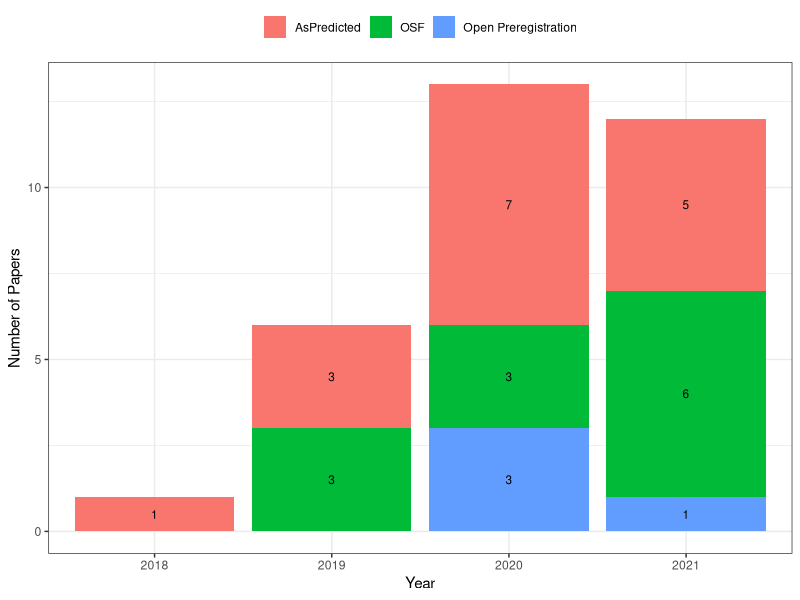
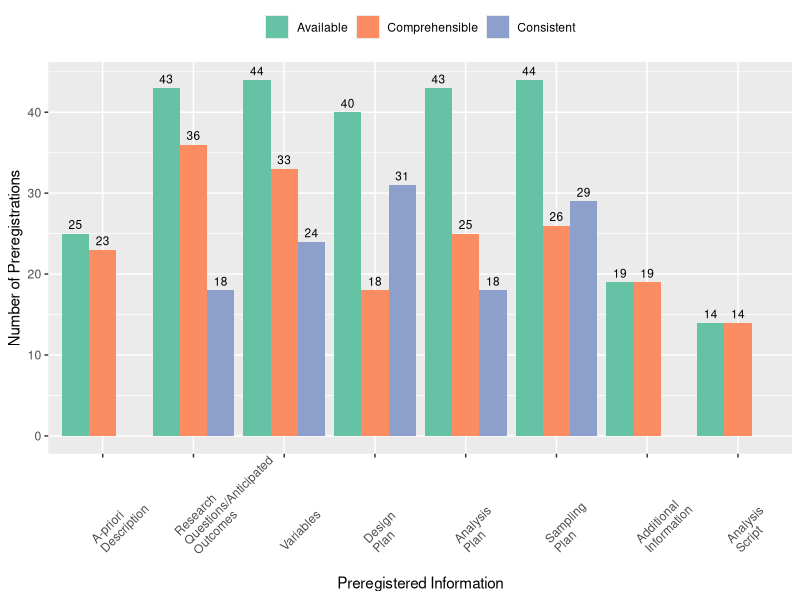

These charts were generated, in order, by the following R code:
## ---- chunk 1
library(ggplot2)
library(lubridate)
library(stringr)
library(dplyr)
library(tidyr)
## ---- chunk 2
# Study 1 Result 1
# Output the number of papers on four years, each year consists of three categories (AsPredicted, OSF, and open preregistration)
year <- rep(c(2018, 2019, 2020, 2021), each=3)
year <- as.factor(year)
type <- rep(c('AsPredicted', 'OSF', 'Open Preregistration'), times=4)
type <- factor(type, levels=c('AsPredicted', 'OSF', 'Open Preregistration'))

Occurrence <- c(1, 0, 0,
          3, 3, 0,
          7, 3, 3,
          5, 6, 1)
label <- Occurrence

df = data.frame(year=year, type=type, Occurrence=Occurrence, label=label)
df <- df %>% mutate(label = ifelse(label == 0, NA, label))


#g <- ggplot(df %>% filter(!is.na(label))) + 
#    geom_bar(aes(fill=newtype, y=Occurrence, x=year), position="stack", stat="identity") +
#    geom_text(aes(label = prettyNum(label, big.mark = ",")), position="stack", vjust = 0,  size = 5) +
#    theme(legend.title = element_blank(), legend.key.height=unit(3, "cm")) +
#      theme(axis.text.x = element_text(angle = 90, vjust = 0.5, hjust=1), 
#            axis.title.x = element_text(vjust=0.5)) +
#  labs(x="Year")




g <- ggplot(df, aes(x = year, y = Occurrence, fill=type, label=label)) +
  geom_bar(stat = "identity") +
  geom_text(size = 3, position = position_stack(vjust = 0.5)) +
  theme_bw() + 
  theme(legend.title = element_blank(), legend.position="top") +
  labs(x="Year", y="Number of Papers") 
 

ggsave(g, file="~/Desktop/study_1_result_1.pdf")
  
## ---- chunk 3
# Study 1 Result 2
# Display the number of preregistration with 'available', 'reproducible' and 'consistency;

categories <- c("A-priori Description", "Research Questions/Anticipated Outcomes", "Variables", "Design Plan", "Analysis Plan", "Sampling Plan", "Additional Information", "Analysis Script")

#counts_occ <- c(23, 38, 43, 43, 43, 43, 19, 6)
#counts_repl <- c(16, 32, 14, 17, 26, 23, 19, 6)
#counts_cons <- rep(46, 8) - c(30, 28, 35, 11, 26, 15, 27, 40)
counts_occ <- c(25, 43, 44, 40, 43, 44, 19, 14)
counts_repl <- c(23, 36, 33, 18, 25, 26, 19, 14)
counts_cons <- c(NA, 18, 24, 31, 18, 29, NA, NA)


count_df <- data.frame(preregistered_information=counts_occ, replicable_preregistered_information=counts_repl, consistent_preregistered_information=counts_cons, categories=categories)



count_df2 <- pivot_longer(count_df, cols=c('preregistered_information', 'replicable_preregistered_information', 'consistent_preregistered_information'), names_to='variable', values_to = "value")
count_df2$categories = str_wrap(count_df2$categories, width = 10)

count_df2$categories <- factor(count_df2$categories, levels=unique(count_df2$categories))
count_df2$variable <- factor(count_df2$variable, levels=c('preregistered_information', 'replicable_preregistered_information', 'consistent_preregistered_information') )

count_df2 <- count_df2 %>%
  mutate(label = as.character(value))

count_df2 <- count_df2 %>%
  mutate(new_variable_2 = ifelse(variable=="preregistered_information", "Available", 
                               ifelse(variable=="replicable_preregistered_information", "Comprehensible", 
                                      "Consistent")))

count_df2$new_variable = factor(count_df2$new_variable_2, levels=c('Available', 'Comprehensible', 'Consistent'))

g2 <- ggplot(count_df2, aes(y=value, x=categories, fill=new_variable)) +
  geom_col(position="dodge") +
  geom_text(aes(y=value, x=categories, label=value), vjust=-0.5, position=position_dodge(0.9), size=3) + 
  theme(axis.text.x = element_text(angle = 45, vjust = 0.2, hjust=0), 
        legend.title = element_blank(), legend.position="top") +
  labs(x = "Preregistered Information", y = "Number of Preregistrations") +
  scale_fill_brewer(palette="Set2")


ggsave(g2, file="~/Desktop/study_1_vis_2.pdf")
